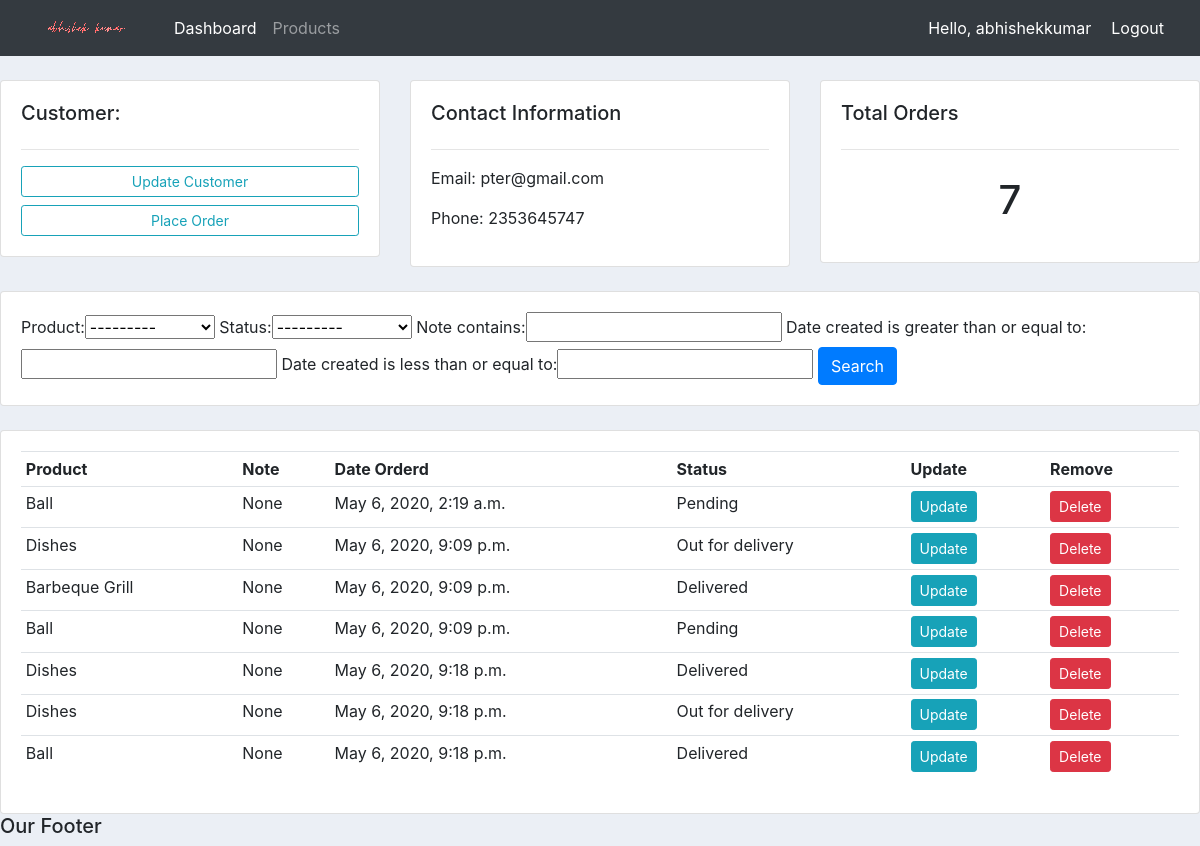
The page /customer/2/ (signed in) on the database its author committed.
### accounts/models.py (models this page shows, shortened)
class Customer(models.Model):
    name = models.CharField(max_length=200, null=True)
    phone = models.CharField(max_length=200, null=True)
    email =models.CharField(max_length=200, null=True)
    date_created = models.DateTimeField(auto_now_add=True, null=True)

class Order(models.Model):
    STATUS = (
        ('Pending', 'Pending'),
        ('Out for delivery', 'Out for delivery'),
        ('Delivered', 'Delivered'),
    )
    customer = models.ForeignKey(Customer, null=True, on_delete=models.SET_NULL)
    product = models.ForeignKey(Product, null=True, on_delete=models.SET_NULL)
    date_created = models.DateTimeField(auto_now_add=True, null=True)
    status = models.CharField(max_length=200, null=True, choices=STATUS)
    note = models.CharField(max_length=200, null=True)

class Product(models.Model):
    CATEGORY = (
        ('Indoor', 'Indoor'),
        ('Out Door', 'Out Door'),
    )
    name = models.CharField(max_length=200, null=True)
    price = models.FloatField(null=True)
    category = models.CharField(max_length=200, null=True, choices=CATEGORY)
    description = models.CharField(max_length=200, null=True, blank=True)
    date_created = models.DateTimeField(auto_now_add=True, null=True)
    tags = models.ManyToManyField(Tag)
    def __str__(self):
        return self.name

### accounts/decorators.py (the view)
		def wrapper_func(request, *args, **kwargs):
			group = None
			if request.user.groups.exists():
				group = request.user.groups.all()[0].name
			if group in allowed_roles:
				return view_func(request, *args, **kwargs)
			else:
				return HttpResponse('You are not authorized to view this page')

### accounts/views.py (called while the page is built)
@login_required(login_url='login')
@allowed_users(allowed_roles=['admin'])
def customer(request, pk_test):
	customer = Customer.objects.get(id=pk_test)
	orders = customer.order_set.all()
	order_count = orders.count()
	myFilter = OrderFilter(request.GET, queryset=orders)
	orders = myFilter.qs
	context = {'customer':customer, 'orders':orders, 'order_count':order_count,
	'myFilter':myFilter}
	return render(request, 'accounts/customer.html',context)

### accounts/templates/accounts/customer.html
{% extends 'accounts/main.html' %}
{% block content %}
<br>
<div class="row">
	<div class="col-md">
		<div class="card card-body">
			<h5>Customer:</h5>
			<hr>
			<a class="btn btn-outline-info  btn-sm btn-block" href="">Update Customer</a>
			<a class="btn btn-outline-info  btn-sm btn-block" href="{% url 'create_order' customer.id %}">Place Order</a>
		</div>
	</div>
	<div class="col-md">
		<div class="card card-body">
			<h5>Contact Information</h5>
			<hr>
			<p>Email: {{customer.email}} </p>
			<p>Phone: {{customer.phone}} </p>
		</div>
	</div>
	<div class="col-md">
		<div class="card card-body">
			<h5>Total Orders</h5>
			<hr>
			<h1 style="text-align: center;padding: 10px">{{order_count}}</h1>
		</div>
	</div>
</div>
<br>
<div class="row">
	<div class="col">
		<div class="card card-body">
			<form method="get">
				{{myFilter.form}}
		    <button class="btn btn-primary" type="submit">Search</button>
		  </form>
		</div>
	</div>
</div>
<br>
<div class="row">
	<div class="col-md">
		<div class="card card-body">
			<table class="table table-sm">
				<tr>
					<th>Product</th>
					<th>Note</th>
					<th>Date Orderd</th>
					<th>Status</th>
					<th>Update</th>
					<th>Remove</th>
				</tr>
				{% for order in orders %}
				<tr>
					<td>{{order.product}}</td>
					<td>{{order.note}}</td>
					<td>{{order.date_created}}</td>
					<td>{{order.status}}</td>
					<td><a class="btn btn-sm btn-info" href="{% url 'update_order' order.id %}">Update</a></td>
					<td><a class="btn btn-sm btn-danger" href="{% url 'delete_order' order.id %}">Delete</a></td>
				</tr>
				{% endfor %}
			</table>
		</div>
	</div>
</div>
{% endblock %}

### accounts/templates/accounts/navbar.html (shortened to what this page needs)
{% load static %}
<nav class="navbar navbar-expand-lg navbar-dark bg-dark">
    <img src="{% static 'images/logo.png' %}">
    <div class="collapse navbar-collapse" id="navbarNav">
      <ul class="navbar-nav">
        {% if request.user.is_staff %}
        <li class="nav-item active">
          <a class="nav-link" href="{% url 'home' %}">Dashboard</a>
        </li>
        <li class="nav-item">
          <a class="nav-link" href="{% url 'products' %}">Products</a>
        </li>
        {% endif %}
      </ul>
    </div>
    <span class="hello-msg">Hello, {{request.user}} </span>
    <span><a class="hello-msg" href="{% url 'logout' %}">Logout</a></span>
  </nav>

### static/css/main.css (style rules this page uses)
body { background-color: #ebeff5; }

### accounts/templates/accounts/navbar.html (style rules this page uses)
.hello-msg { font-size: : 18px; color: #fff; margin-right: 20px; }

### rows shown on the page
Customer: email "pter@gmail.com", phone "2353645747"
Order: product "Ball", note "None", date_created "May 6, 2020, 2:19 a.m.", status "Pending"
Order: product "Dishes", note "None", date_created "May 6, 2020, 9:09 p.m.", status "Out for delivery"
Order: product "Barbeque Grill", note "None", date_created "May 6, 2020, 9:09 p.m.", status "Delivered"
Order: product "Ball", note "None", date_created "May 6, 2020, 9:09 p.m.", status "Pending"
Order: product "Dishes", note "None", date_created "May 6, 2020, 9:18 p.m.", status "Delivered"
Order: product "Dishes", note "None", date_created "May 6, 2020, 9:18 p.m.", status "Out for delivery"
Order: product "Ball", note "None", date_created "May 6, 2020, 9:18 p.m.", status "Delivered"

### other values the page prints
{{ request.user }} "abhishekkumar"
{{ order_count }} "7"
